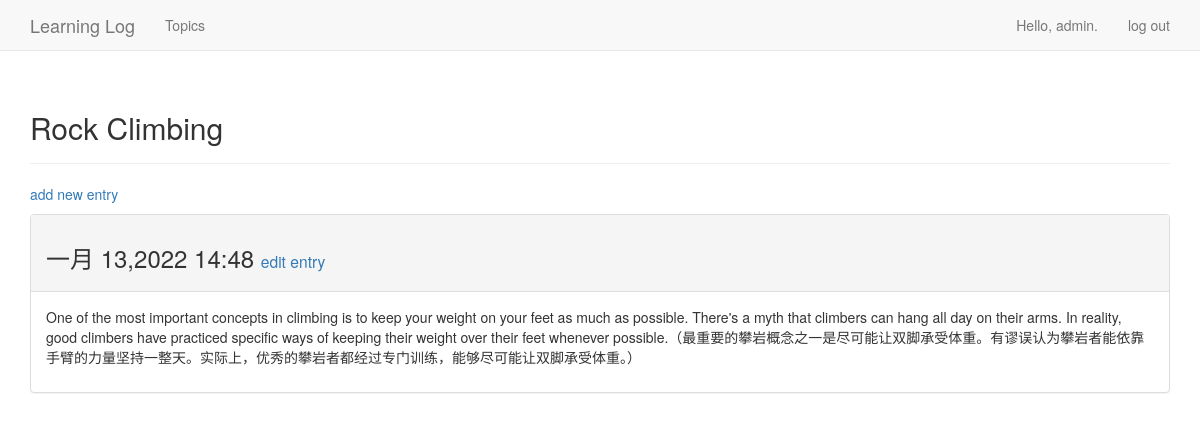
The page /topics/2/ (signed in) on the database its author committed.
### learning_logs/models.py (models this page shows, shortened)
class Topic(models.Model):
    text = models.CharField(max_length=200)
    data_added = models.DateTimeField(auto_now_add=True)
    owner = models.ForeignKey(User,on_delete=models.CASCADE)
    def __str__(self):
        return self.text

class Entry(models.Model):
    topic = models.ForeignKey(Topic,on_delete=models.CASCADE)
    text = models.TextField()
    data_added = models.DateTimeField(auto_now_add=True)
    class Meta:
        verbose_name_plural = 'entries'

### learning_logs/views.py (the view)
# urls.py: re_path('topics/(?P<topic_id>\d+)/', views.topic, name='topic'),
@login_required
def topic(request,topic_id):
    topic = Topic.objects.get(id=topic_id)
    if topic.owner != request.user:
        raise Http404
    entries = topic.entry_set.order_by('-data_added')
    context = {'topic':topic,'entries':entries}
    return render(request,'topic.html',context)

### templates/topic.html (shortened to what this page needs)
<!DOCTYPE html>
<html lang="en">
<head>
</head>
<body>
{% extends 'base.html' %}
{% block header %}
    <h2>{{ topic }}</h2>
{% endblock header %}
{% block content %}
    <p><a href="{% url 'learning_logs:new_entry' topic.id %}">add new entry</a></p>
    {% for entry in entries %}
        <div class="panel panel-default">
            <div class="panel-heading">
                <h3>
                    {{ entry.data_added|date:'M d,Y H:i' }}
                    <small>
                        <a href="{% url 'learning_logs:edit_entry' entry.id %}">edit entry</a>
                    </small>
                </h3>
            </div>
            <div class="panel-body">
                {{ entry.text|linebreaks }}
            </div>
        </div>
    {% empty %}
        There are no entries for this topic yet.
    {% endfor %}
{% endblock content %}

### templates/base.html (shortened to what this page needs)
{% load bootstrap3 %}
<!DOCTYPE html>
<html lang="en">
<head>
    {% bootstrap_css %}
</head>
<body>
<nav class="navbar navbar-default navbar-static-top">
    <div class="container">
        <div class="navbar-header">
            <a class="navbar-brand" href="{% url 'learning_logs:index' %}">Learning Log</a>
        </div>
        <div id="navbar" class="navbar-collapse collapse">
            <ul class="nav navbar-nav">
                <li><a href="{% url 'learning_logs:topics' %}">Topics</a></li>
            </ul>
            <ul class="nav navbar-nav navbar-right">
                    {% if user.is_authenticated %}
                        <li><a>Hello, {{ user.username }}.</a></li>
                        <li><a href="{% url 'users:logout' %}">log out</a></li>
                    {% else %}
                        <li><a href="{% url 'users:register' %}">register</a></li>
                        <li><a href="{% url 'users:login' %}">log in</a></li>
                    {% endif %}
            </ul>
        </div>
    </div>
</nav>
<div class="container">
    <div class="page-header">
        {% block header %}
        {% endblock header %}
    </div>
    <div>
        {% block content %}{% endblock content %}
    </div>
</div>
</body>
</html>

### rows shown on the page
Topic: text "Rock Climbing"
Entry: data_added "一月 13,2022 14:48", text "One of the most important concepts in climbing is to keep your weight on your feet as much as possible. There's a myth that climbers can hang all day on their arms. In reality, good climbers have practiced specific ways of keeping their weight over their feet whenever possible.（最重要的攀岩概念之一是尽可能让双脚承受体重。有谬误认为攀岩者能依靠手臂的力量坚持一整天。实际上，优秀的攀岩者都经过专门训练，能够尽可能让双脚承受体重。）"

### other values the page prints
{{ user.username }} "admin"
